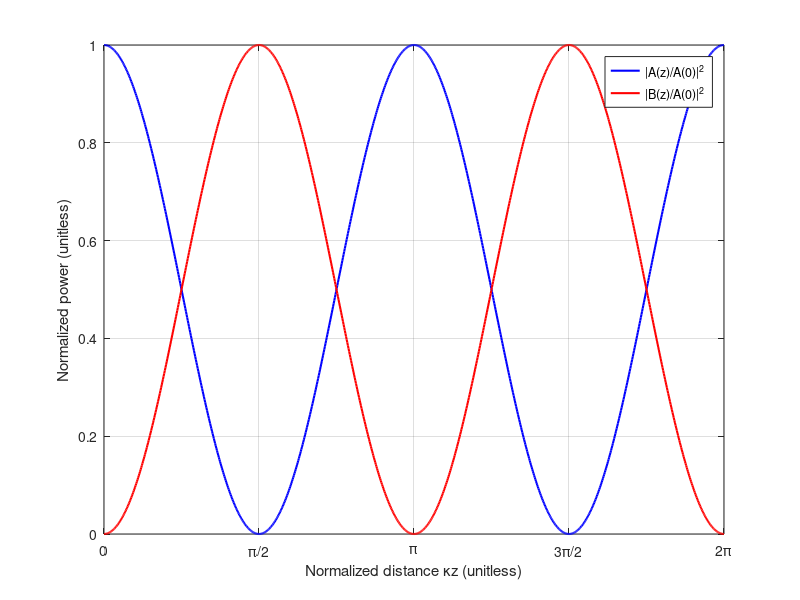

Write MATLAB code to recreate this figure.
clear; clc; close all;

Kz = linspace(0, 2*pi, 1000);
Pa = cos(Kz).^2;
Pb = sin(Kz).^2;

figure;
plot(Kz, Pa, 'b', 'LineWidth', 1.5);
hold on;
plot(Kz, Pb, 'r', 'LineWidth', 1.5);

xlabel('Normalized distance \kappaz (unitless)');
ylabel('Normalized power (unitless)');
legend('|A(z)/A(0)|^2', '|B(z)/A(0)|^2');
xlim([0 2*pi]);
ylim([0 1]);
xticks([0 pi/2 pi 3*pi/2 2*pi]);
xticklabels({'0', '\pi/2', '\pi', '3\pi/2', '2\pi'});
grid on;
